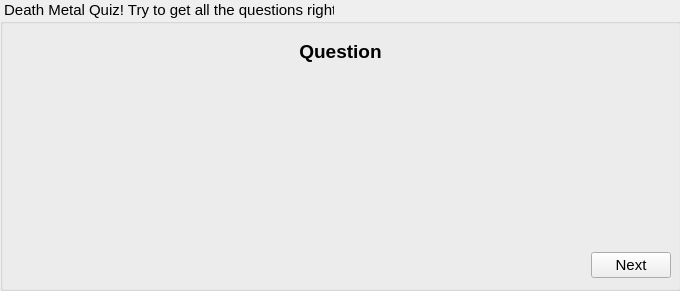
<?xml version="1.0" encoding="UTF-8"?>
<ui version="4.0">
 <class>QuizWidget</class>
 <widget class="QWidget" name="QuizWidget">
  <property name="geometry">
   <rect>
    <x>0</x>
    <y>0</y>
    <width>680</width>
    <height>291</height>
   </rect>
  </property>
  <property name="sizePolicy">
   <sizepolicy hsizetype="Preferred" vsizetype="Preferred">
    <horstretch>0</horstretch>
    <verstretch>0</verstretch>
   </sizepolicy>
  </property>
  <property name="minimumSize">
   <size>
    <width>680</width>
    <height>291</height>
   </size>
  </property>
  <property name="font">
   <font>
    <pointsize>11</pointsize>
   </font>
  </property>
  <property name="windowTitle">
   <string>Form</string>
  </property>
  <property name="accessibleName">
   <string notr="true">quizWidget</string>
  </property>
  <property name="styleSheet">
   <string notr="true"/>
  </property>
  <widget class="QGroupBox" name="qna">
   <property name="geometry">
    <rect>
     <x>0</x>
     <y>0</y>
     <width>681</width>
     <height>291</height>
    </rect>
   </property>
   <property name="sizePolicy">
    <sizepolicy hsizetype="Fixed" vsizetype="Fixed">
     <horstretch>0</horstretch>
     <verstretch>0</verstretch>
    </sizepolicy>
   </property>
   <property name="font">
    <font>
     <pointsize>11</pointsize>
     <weight>50</weight>
     <bold>false</bold>
     <underline>false</underline>
     <strikeout>false</strikeout>
     <kerning>true</kerning>
    </font>
   </property>
   <property name="accessibleName">
    <string>quizWidget</string>
   </property>
   <property name="title">
    <string> Death Metal Quiz! Try to get all the questions right!</string>
   </property>
   <property name="flat">
    <bool>false</bool>
   </property>
   <widget class="QWidget" name="verticalLayoutWidget">
    <property name="geometry">
     <rect>
      <x>10</x>
      <y>30</y>
      <width>661</width>
      <height>248</height>
     </rect>
    </property>
    <layout class="QVBoxLayout" name="verticalLayout">
     <property name="leftMargin">
      <number>0</number>
     </property>
     <item>
      <spacer name="verticalSpacer_2">
       <property name="orientation">
        <enum>Qt::Vertical</enum>
       </property>
       <property name="sizeType">
        <enum>QSizePolicy::Fixed</enum>
       </property>
       <property name="sizeHint" stdset="0">
        <size>
         <width>20</width>
         <height>10</height>
        </size>
       </property>
      </spacer>
     </item>
     <item>
      <widget class="QLabel" name="questionLabel">
       <property name="sizePolicy">
        <sizepolicy hsizetype="Preferred" vsizetype="Preferred">
         <horstretch>0</horstretch>
         <verstretch>0</verstretch>
        </sizepolicy>
       </property>
       <property name="minimumSize">
        <size>
         <width>591</width>
         <height>0</height>
        </size>
       </property>
       <property name="font">
        <font>
         <pointsize>14</pointsize>
         <weight>75</weight>
         <bold>true</bold>
        </font>
       </property>
       <property name="accessibleName">
        <string>question</string>
       </property>
       <property name="text">
        <string>Question</string>
       </property>
       <property name="textFormat">
        <enum>Qt::PlainText</enum>
       </property>
       <property name="alignment">
        <set>Qt::AlignHCenter|Qt::AlignTop</set>
       </property>
       <property name="wordWrap">
        <bool>true</bool>
       </property>
      </widget>
     </item>
     <item>
      <spacer name="verticalSpacer">
       <property name="orientation">
        <enum>Qt::Vertical</enum>
       </property>
       <property name="sizeType">
        <enum>QSizePolicy::Fixed</enum>
       </property>
       <property name="sizeHint" stdset="0">
        <size>
         <width>20</width>
         <height>20</height>
        </size>
       </property>
      </spacer>
     </item>
     <item>
      <layout class="QHBoxLayout" name="optionsLayout"/>
     </item>
     <item>
      <spacer name="verticalSpacer_3">
       <property name="orientation">
        <enum>Qt::Vertical</enum>
       </property>
       <property name="sizeType">
        <enum>QSizePolicy::Fixed</enum>
       </property>
       <property name="sizeHint" stdset="0">
        <size>
         <width>20</width>
         <height>20</height>
        </size>
       </property>
      </spacer>
     </item>
     <item>
      <layout class="QHBoxLayout" name="horizontalLayout">
       <item>
        <spacer name="horizontalSpacer">
         <property name="orientation">
          <enum>Qt::Horizontal</enum>
         </property>
         <property name="sizeHint" stdset="0">
          <size>
           <width>40</width>
           <height>20</height>
          </size>
         </property>
        </spacer>
       </item>
       <item>
        <widget class="QPushButton" name="nextBtn">
         <property name="text">
          <string>Next</string>
         </property>
        </widget>
       </item>
      </layout>
     </item>
    </layout>
   </widget>
  </widget>
 </widget>
 <resources/>
 <connections/>
</ui>
